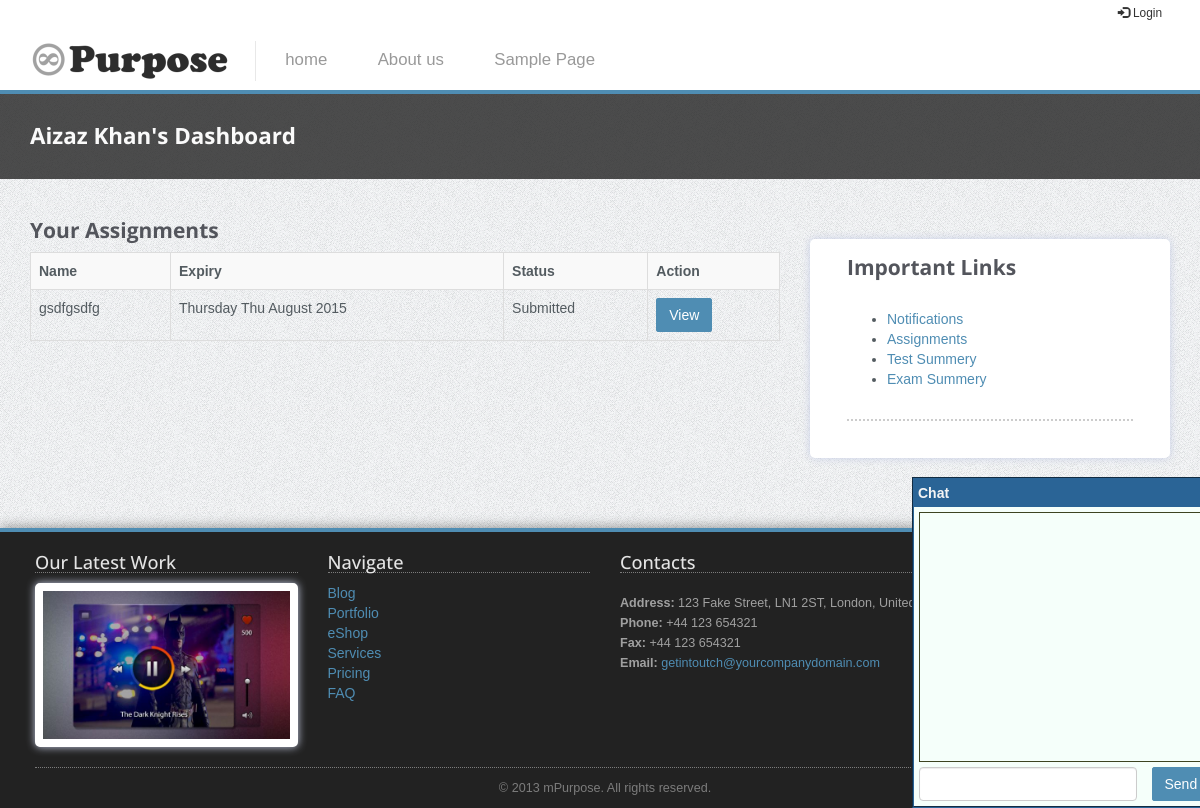
The app's page /assignments.php (signed in) with its own data.
### tables this page shows
CREATE TABLE `menus` (
  `menu_id` int(11) NOT NULL,
  `menu_label` varchar(255) NOT NULL,
  `menu_link` varchar(255) NOT NULL,
  `menu_title` varchar(255) NOT NULL,
  `menu_order` int(11) NOT NULL
);

CREATE TABLE `assignments` (
  `asgn_id` int(11) NOT NULL,
  `teacher_id` int(11) NOT NULL,
  `course_id` int(11) NOT NULL,
  `asgn_title` varchar(200) NOT NULL,
  `asgn_body` text NOT NULL,
  `asgn_date` date NOT NULL,
  `asgn_expiry` date NOT NULL,
  `asgn_status` int(11) NOT NULL DEFAULT '0'
);

### inc/database.php (called while the page is built, shortened)
<?php
class Database {
    public static $options = array();
    protected $con;
    protected $rs;
    private $row_id;
    public function __construct() {
        if (empty(self::$options)) {
            self::$options = array(
                PDO::ATTR_PERSISTENT => true,
                PDO::ATTR_ERRMODE => PDO::ERRMODE_EXCEPTION,
                PDO::MYSQL_ATTR_INIT_COMMAND => "SET NAMES utf8"
            );
        }
        try {
            $dsn = 'mysql:host=' . DB_HOST . ';dbname=' . DB_NAME;
            $this->con = new PDO($dsn, DB_USER, DB_PASS, self::$options);
        } catch (PDOException $e) {
            throw $e;
        }
    }
    public function query($stmt, $args = NULL) {
        $output = FALSE;
        try {
            $qprm = (!is_null($args) && !is_array($args)) ? array($args) : $args;
            $this->rs = $this->con->prepare($stmt);
            if (is_null($qprm)) {
                $this->rs->execute();
            } else {
                $this->rs->execute($qprm);
            }
            $this->row_id = $this->rs->rowCount();
            $output = $this;
        } catch (PDOException $e) {
            throw $e;
        }
        return $output;
    }
    public function fetchObject() {
        return $this->rs->fetch(PDO::FETCH_OBJ);
    }
    public function rowCount() {
        return $this->row_id;
    }
    public function close() {
        $this->con = NULL;
        $this->row_id = NULL;
        $this->rs = NULL;
    }
}

### inc/functions.db.php (called while the page is built, shortened)
<?php
function getCourses($department, $semester) {
    $db = new Database();
    $db->query("SELECT * FROM courses WHERE course_department = ? AND course_semester = ?", array($department, $semester));
    $courses = [];
    while ($r = $db->fetchObject()) {
        $courses[] = $r->course_id;
    }
    return $courses;
}
    ?>

### assignments.php (the view)
<?php
require 'header.php';
$db = new Database();
if (empty($_SESSION["std_id"])) {
    msgBox("error", "You are not logged-in");
} else {
    $user_id = intval($_SESSION["std_id"]);
    $db->query("SELECT * FROM admission WHERE user_id = ?", $_SESSION["std_id"]);
    $r = $db->fetchObject();
    $department = $r->department_id;
    $semester = $r->semester_id;
    $courses = implode(",", getCourses($department, $semester));
    ?>
    <div class="section section-breadcrumbs hidden-print">
        <div class="container">
            <div class="row">
                <div class="col-md-12">
                    <h1>
                        <?php echo $_SESSION["std_name"] ?>'s Dashboard
                    </h1>
                </div>
            </div>
        </div>
    </div>
    <div class="section">
        <div class="container">
            <div class="row">
                <div class="col-sm-8">
                    <?php
                    if (isset($_GET["id"])) {
                        $id = intval($_GET["id"]);
                        $db->query("SELECT * FROM assignment_files WHERE af_id = ?", $id);
                        $r = $db->fetchObject();
                        $db2 = new Database();
                        $db2->query("SELECT * FROM assignments WHERE asgn_id = ?", $r->asgn_id);
                        $x = $db2->fetchObject();
                        ?>
                        <h3>Assignment: <?php echo $x->asgn_title ?></h3>
                        <?php
                        if (isset($_POST["upload"])) {
                            if (empty($_FILES["afile"]["name"])) {
                                msgBox("error", "Please select a file");
                            } else {
                                if (move_uploaded_file($_FILES["afile"]["tmp_name"], "content/files/" . $_FILES["afile"]["name"])) {
                                    $dbx = new Database();
                                    $stmt = "UPDATE assignment_files SET af_file = ? WHERE af_id = ?";
                                    $dbx->runQuery($stmt, [$_FILES["afile"]["name"], $id]);
                                    msgBox("ok", "Assignment file submitted successfully");
                                } else {
                                    msgBox("error", "Error Occured");
                                }
                            }
                        }
                        ?>
                        <p><?php echo $x->asgn_body ?></p>
                        <table class="table table-striped">
                            <tr>
                                <td><strong>Assigned By:</strong></td>
                                <td><?php echo $db->queryValues("SELECT user_name FROM users WHERE user_id = ?", "user_name", $x->teacher_id)->user_name ?></td>
                            </tr>
                            <tr>
                                <td><strong>Expiry:</strong></td>
                                <td><?php echo date("l d F Y", strtotime($x->asgn_expiry)); ?></td>
                            </tr>
                            <tr>
                                <td><strong>Status:</strong></td>
                                <td><?php echo (empty($r->af_file)) ? "Not Submitted" : "Submitted"; ?></td>
                            </tr>
                            <?php
                            if (!empty($r->af_file)) {
                                ?>
                                <tr>
                                    <td><strong>Status:</strong></td>
                                    <td><a href="content/files/<?php echo $r->af_file ?>"><?php echo $r->af_file ?></a></td>
                                </tr>
                                <?php
                            }
                            ?>
                            <tr>
                                <td><strong>Comments:</strong></td>
                                <td><?php echo $r->af_comments; ?></td>
                            </tr>
                            <tr>
                                <td><strong>Marks:</strong></td>
                                <td><?php echo $r->af_marks; ?></td>
                            </tr>
                        </table>
                        <h4>Submit Assignment File</h4>
                        <form method="post" action="<?php echo $_SERVER['REQUEST_URI']; ?>" enctype="multipart/form-data">
                            <div class="form-group">
                                <label>File</label>
                                <input type="file" name="afile" class="form-group" />
                            </div>
                            <input type="submit" name="upload" value="Upload" class="btn btn-primary" />
                        </form>
                        <?php
                    } else {
                        ?>
                        <h3>Your Assignments</h3>
                        <table class="table table-striped table-bordered table-hover">
                            <tr>
                                <th>Name</th>
                                <th>Expiry</th>
                                <th>Status</th>
                                <th>Action</th>
                            </tr>
                            <?php
                            $db->query("SELECT * FROM assignments WHERE asgn_status = 1 AND course_id IN(?) ORDER BY asgn_id DESC", $courses);
                            $db2 = new Database();
                            while ($r = $db->fetchObject()) {
                                $db2->query("SELECT * FROM assignment_files WHERE asgn_id = ? AND student_id = ?", [$r->asgn_id, $user_id]);
                                if ($db2->rowCount() > 0) {
                                    $x = $db2->fetchObject();
                                    $status = (empty($x->af_file)) ? "Not Submitted" : "Submitted";
                                    echo "
                                    <tr>
                                        <td>$r->asgn_title</td>
                                        <td>" . date("l D F Y", strtotime($r->asgn_expiry)) . "</td>
                                        <td>$status</td>
                                        <td><a href='assignments.php?id=$x->af_id' class='btn btn-primary'>View</a></td>
                                    </tr>
                                ";
                                }
                            }
                            ?>
                        </table>
                        <?php
                    }
                    ?>
                </div>
                <?php require 'sidebar-user.php'; ?>
            </div>
        </div>
    </div>
    <?php
}
require 'footer.php';

### header.php (shortened to what this page needs)
<!DOCTYPE html>
 <html class="no-js">
    <head>
        <link rel="stylesheet" href="content/theme/css/bootstrap.min.css">
        <link rel="stylesheet" href="content/theme/css/icomoon-social.css">
        <link rel="stylesheet" href="content/assets/chatbox.css">
        <link rel="stylesheet" href="content/theme/css/leaflet.css" />
        <link rel="stylesheet" href="content/theme/css/main.css">
    </head>
    <body>
        <div class="mainmenu-wrapper">
            <div class="container hidden-print">
                <div class="menuextras">
                    <div class="extras">
                        <ul>
                            <li><a href="login.php"><i class="glyphicon glyphicon-log-in"></i> Login</a></li>
                        </ul>
                    </div>
                </div>
                <nav id="mainmenu" class="mainmenu">
                    <ul>
                        <li class="logo-wrapper"><a href="index.html"><img src="content/theme/img/mPurpose-logo.png" alt="Multipurpose Twitter Bootstrap Template"></a></li>
                        <?php
                        $db = new Database();
                        $db->query("SELECT * FROM menus ORDER BY menu_order ASC");
                        while($r = $db->fetchObject()){
                            echo "<li><a href='$r->menu_link' title='$r->menu_title'>$r->menu_label</a>
                        </li>";
                        }
                        ?>
                    </ul>
                </nav>
            </div>
        </div>

### content/theme/css/main.css (style rules this page uses)
body { background: url(../img/page-background.png); }
.section { padding: 30px 0; -webkit-transform: translateZ(0); -moz-transform: translateZ(0); -o-transform: translateZ(0); -ms-transform: translateZ(0); transform: translateZ(0); }
.section .container:first-child h1, .section .container:first-child h2, .section .container:first-child h3 { margin-top: 0; font-weight: 700; }
body { font-family: Arial, Helvetica, sans-serif; font-size: 14px; line-height: 20px; color: #535b60; }
h1 { color: #53555c; font-family: 'Open Sans', sans-serif; font-weight: 800; }
h3 { font-family: 'Open Sans', sans-serif; color: #53555c; font-size: 1.5em; }
a { color: #4f8db3; }
.section-breadcrumbs { background: #222; background: rgba(34, 34, 34, 0.8); margin-bottom: 10px; }
.section-breadcrumbs h1 { color: #FAFAFA; font-size: 1.6em; margin-bottom: 0; text-transform: none; }
.mainmenu li.logo-wrapper a { border-right: 1px solid #E8E8E8; padding-left: 0; padding-top: 0; padding-bottom: 0; }
.mainmenu-wrapper { background-color: #FFF; border-bottom: 4px solid #4f8db3; z-index: 4; }
.mainmenu { width: 100%; }
.mainmenu ul { margin: 0; padding: 0; list-style-type: none; }
.mainmenu > ul, .mainmenu .mainmenu-submenu-inner { margin: 0 auto; }
.mainmenu > ul > li, .mainmenu .mainmenu-submenu-inner > li { display: inline-block; *display: inline; }
.mainmenu > ul > li > a, .mainmenu .mainmenu-submenu-inner > li > a { font-size: 1.2em; padding: 1.2em 1.5em; color: #999; display: inline-block; text-decoration: none; }
.menuextras { font-size: 0.85em; height: 30px; }
.menuextras ul { margin: 0; padding: 0; list-style-type: none; float: right; padding: 3px 0; }
.menuextras li { float: left; padding: 0 8px; }
.menuextras .extras li { padding: 0 8px; }
.menuextras .extras li a { color: #333; }
.btn { border: 1px solid #4f8db3; -webkit-border-radius: 2px; -webkit-background-clip: padding-box; -moz-border-radius: 2px; -moz-background-clip: padding; border-radius: 2px; background-clip: padding-box; color: #FFFFFF; cursor: pointer; display: inline-block; text-transform: none; -webkit-transition: all .25s ease; -moz-transition: all .25s ease; -o-transition: all .25s ease; -ms-transition: all .25s ease; transition: all .25s ease; text-align: center; background: none repeat scroll 0 0 #4f8db3; text-shadow: none; box-shadow: none; color: #FFF; white-space: nowrap; }

### records on screen
menus: menu_label "home"
menus: menu_label "About us"
menus: menu_label "Sample Page"
assignments: asgn_title "gsdfgsdfg", asgn_expiry "Thursday Thu August 2015", status "Submitted"

### other values on screen
$_SESSION["std_name"] "Aizaz Khan"
